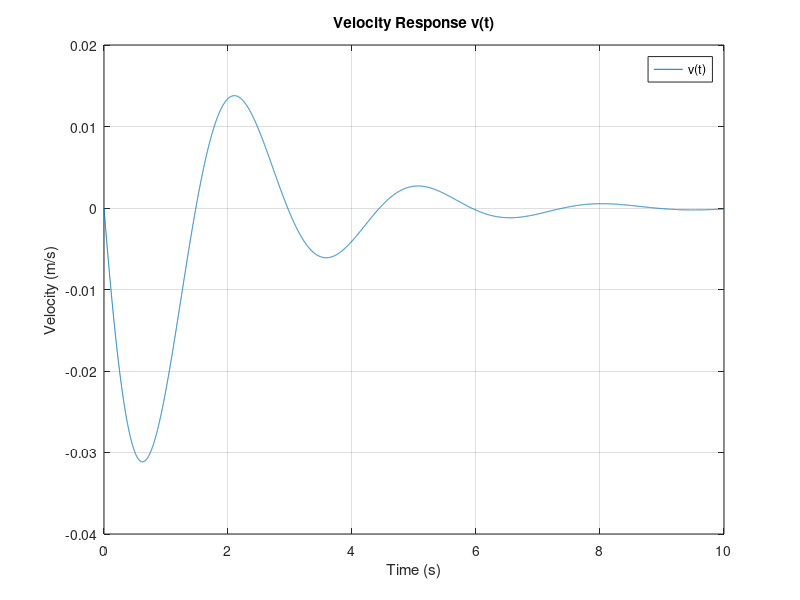
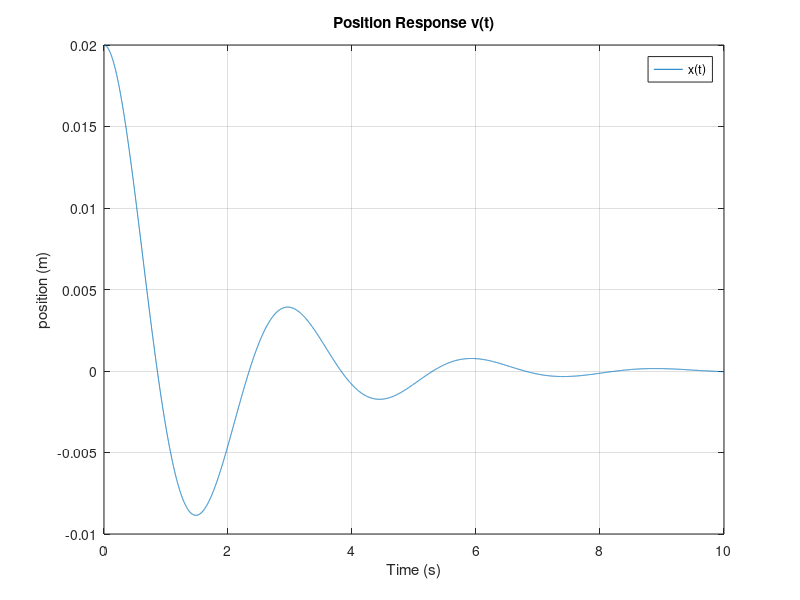

The MATLAB source for these figures, in order:
% Dylan Qiu In class work shop Matlab for Mass Spring || Damper System
clc; clear; close all;
% Parameters
m = 1;          % Mass (kg)
k = 4.8;        % Spring constant (N/m)
R = 1.1;        % Damping coefficient (kg/s)

% Init Conds

v0 = 0; % m/s
x0 = 2/100; % m 
s = tf('s');
% Force Vector
Fm = m*v0;
Fk = k * x0/s;
F = [Fm-Fk];

% Impedence Matrix
 
Z = s * m + k/s + R; 

V = inv(Z) .* F;
X = V/s + x0/s;
% Time vector for simulation
N = 10000;
dt = 0.001;
t = (0:N-1).'*dt;

% Velocity
v = impulse(V,t);
x = impulse(X,t);
% Plotting the result
figure;
plot(t, v);
title('Velocity Response v(t)'); grid on;
xlabel('Time (s)');
ylabel('Velocity (m/s)');
legend('v(t)');

figure;
plot(t, x);
title('Position Response v(t)'); grid on;
xlabel('Time (s)');
ylabel('position (m)');
legend('x(t)');
